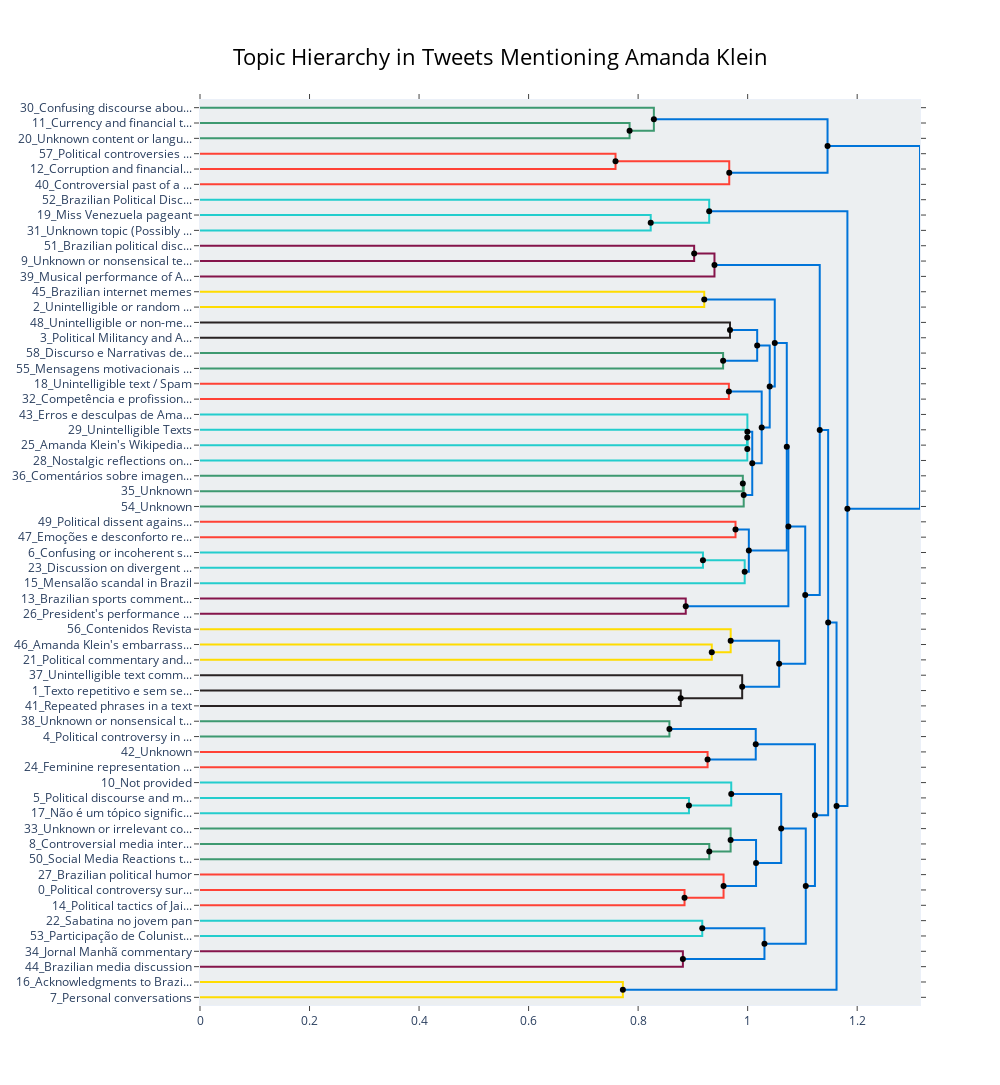

Notebook source saved alongside this figure:
### Code cell
fig3 = topic_model.visualize_hierarchy(
    hierarchical_topics=hierarchical_topics
)

fig3.update_layout(
    title_text="Topic Hierarchy in Tweets Mentioning Amanda Klein"
)

fig3.show()

### Figure 1 — Plotly figure (JSON) as saved in the notebook; plotly's stock layout.template omitted (floating-point values rounded to 4 significant figures)
{"data": [{"hoverinfo": "text", "marker": {"color": "rgb(61,153,112)"}, "mode": "lines", "text": ["Currency and financial topics", "", "", "Unknown content or language"], "type": "scatter", "x": [0.0, 0.7844, 0.7844, 0.0], "xaxis": "x", "y": [-15.0, -15.0, -25.0, -25.0], "yaxis": "y"}, {"hoverinfo": "text", "marker": {"color": "rgb(61,153,112)"}, "mode": "lines", "text": ["Confusing discourse about money", "", "", "Current currency and financial discussions in Brazil"], "type": "scatter", "x": [0.0, 0.8287, 0.8287, 0.7844], "xaxis": "x", "y": [-5.0, -5.0, -20.0, -20.0], "yaxis": "y"}, {"hoverinfo": "text", "marker": {"color": "rgb(255,65,54)"}, "mode": "lines", "text": ["Political controversies in Brazil", "", "", "Corruption and financial scandals in Brazilian politics"], "type": "scatter", "x": [0.0, 0.7587, 0.7587, 0.0], "xaxis": "x", "y": [-35.0, -35.0, -45.0, -45.0], "yaxis": "y"}, {"hoverinfo": "text", "marker": {"color": "rgb(255,65,54)"}, "mode": "lines", "text": ["Corruption and political scandals in Brazil", "", "", "Controversial past of a politician"], "type": "scatter", "x": [0.7587, 0.9664, 0.9664, 0.0], "xaxis": "x", "y": [-40.0, -40.0, -55.0, -55.0], "yaxis": "y"}, {"hoverinfo": "text", "marker": {"color": "rgb(0,116,217)"}, "mode": "lines", "text": ["Dinheiro e finanças pessoais", "", "", "Controversial past of a politician"], "type": "scatter", "x": [0.8287, 1.146, 1.146, 0.9664], "xaxis": "x", "y": [-12.5, -12.5, -47.5, -47.5], "yaxis": "y"}, {"hoverinfo": "text", "marker": {"color": "rgb(35,205,205)"}, "mode": "lines", "text": ["Miss Venezuela pageant", "", "", "Unknown topic (Possibly gibberish or code)"], "type": "scatter", "x": [0.0, 0.823, 0.823, 0.0], "xaxis": "x", "y": [-75.0, -75.0, -85.0, -85.0], "yaxis": "y"}, {"hoverinfo": "text", "marker": {"color": "rgb(35,205,205)"}, "mode": "lines", "text": ["Brazilian Political Discourse", "", "", "Pop culture references and memes"], "type": "scatter", "x": [0.0, 0.9298, 0.9298, 0.823], "xaxis": "x", "y": [-65.0, -65.0, -80.0, -80.0], "yaxis": "y"}, {"hoverinfo": "text", "marker": {"color": "rgb(133,20,75)"}, "mode": "lines", "text": ["Brazilian political discourse", "", "", "Unknown or nonsensical texts"], "type": "scatter", "x": [0.0, 0.9023, 0.9023, 0.0], "xaxis": "x", "y": [-95.0, -95.0, -105.0, -105.0], "yaxis": "y"}, {"hoverinfo": "text", "marker": {"color": "rgb(133,20,75)"}, "mode": "lines", "text": ["Unknown/ Not applicable", "", "", "Musical performance of Amanda Klein"], "type": "scatter", "x": [0.9023, 0.9394, 0.9394, 0.0], "xaxis": "x", "y": [-100.0, -100.0, -115.0, -115.0], "yaxis": "y"}, {"hoverinfo": "text", "marker": {"color": "rgb(255,220,0)"}, "mode": "lines", "text": ["Brazilian internet memes", "", "", "Unintelligible or random text patterns"], "type": "scatter", "x": [0.0, 0.9207, 0.9207, 0.0], "xaxis": "x", "y": [-125.0, -125.0, -135.0, -135.0], "yaxis": "y"}, {"hoverinfo": "text", "marker": {"color": "rgb(40,35,35)"}, "mode": "lines", "text": ["Unintelligible or non-meaningful texts", "", "", "Political Militancy and Activism"], "type": "scatter", "x": [0.0, 0.9678, 0.9678, 0.0], "xaxis": "x", "y": [-145.0, -145.0, -155.0, -155.0], "yaxis": "y"}, {"hoverinfo": "text", "marker": {"color": "rgb(61,153,112)"}, "mode": "lines", "text": ["Discurso e Narrativas de Esquerda", "", "", "Mensagens motivacionais em português"], "type": "scatter", "x": [0.0, 0.9552, 0.9552, 0.0], "xaxis": "x", "y": [-165.0, -165.0, -175.0, -175.0], "yaxis": "y"}, {"hoverinfo": "text", "marker": {"color": "rgb(0,116,217)"}, "mode": "lines", "text": ["Discurso e Narrativas de Esquerda", "", "", "Mensagens motivacionais em português"], "type": "scatter", "x": [0.9678, 1.017, 1.017, 0.9552], "xaxis": "x", "y": [-150.0, -150.0, -170.0, -170.0], "yaxis": "y"}, {"hoverinfo": "text", "marker": {"color": "rgb(255,65,54)"}, "mode": "lines", "text": ["Unintelligible text / Spam", "", "", "Competência e profissionalismo no jornalismo"], "type": "scatter", "x": [0.0, 0.9657, 0.9657, 0.0], "xaxis": "x", "y": [-185.0, -185.0, -195.0, -195.0], "yaxis": "y"}, {"hoverinfo": "text", "marker": {"color": "rgb(35,205,205)"}, "mode": "lines", "text": ["Unintelligible Texts", "", "", "Amanda Klein's Wikipedia and media presence"], "type": "scatter", "x": [0.0, 0.9993, 0.9993, 0.0], "xaxis": "x", "y": [-215.0, -215.0, -225.0, -225.0], "yaxis": "y"}, {"hoverinfo": "text", "marker": {"color": "rgb(35,205,205)"}, "mode": "lines", "text": ["Unintelligible Texts", "", "", "Nostalgic reflections on meals"], "type": "scatter", "x": [0.9993, 0.9994, 0.9994, 0.0], "xaxis": "x", "y": [-220.0, -220.0, -235.0, -235.0], "yaxis": "y"}, {"hoverinfo": "text", "marker": {"color": "rgb(35,205,205)"}, "mode": "lines", "text": ["Erros e desculpas de Amanda Klein", "", "", "Nostalgic reflections on meals"], "type": "scatter", "x": [0.0, 0.9995, 0.9995, 0.9994], "xaxis": "x", "y": [-205.0, -205.0, -227.5, -227.5], "yaxis": "y"}, {"hoverinfo": "text", "marker": {"color": "rgb(61,153,112)"}, "mode": "lines", "text": ["Comentários sobre imagens da Jovem Pan", "", "", "Unknown"], "type": "scatter", "x": [0.0, 0.9912, 0.9912, 0.0], "xaxis": "x", "y": [-245.0, -245.0, -255.0, -255.0], "yaxis": "y"}, {"hoverinfo": "text", "marker": {"color": "rgb(61,153,112)"}, "mode": "lines", "text": ["Comentários sobre imagens da Jovem Pan", "", "", "Unknown"], "type": "scatter", "x": [0.9912, 0.9928, 0.9928, 0.0], "xaxis": "x", "y": [-250.0, -250.0, -265.0, -265.0], "yaxis": "y"}, {"hoverinfo": "text", "marker": {"color": "rgb(0,116,217)"}, "mode": "lines", "text": ["Comentários sobre imagens da Jovem Pan", "", "", "Unknown"], "type": "scatter", "x": [0.9995, 1.008, 1.008, 0.9928], "xaxis": "x", "y": [-216.2, -216.2, -257.5, -257.5], "yaxis": "y"}, {"hoverinfo": "text", "marker": {"color": "rgb(0,116,217)"}, "mode": "lines", "text": ["Comentários sobre imagens da Jovem Pan", "", "", "Unknown"], "type": "scatter", "x": [0.9657, 1.026, 1.026, 1.008], "xaxis": "x", "y": [-190.0, -190.0, -236.9, -236.9], "yaxis": "y"}, {"hoverinfo": "text", "marker": {"color": "rgb(0,116,217)"}, "mode": "lines", "text": ["Comentários sobre imagens da Jovem Pan", "", "", "Unknown"], "type": "scatter", "x": [1.017, 1.04, 1.04, 1.026], "xaxis": "x", "y": [-160.0, -160.0, -213.4, -213.4], "yaxis": "y"}, {"hoverinfo": "text", "marker": {"color": "rgb(0,116,217)"}, "mode": "lines", "text": ["Comentários sobre imagens da Jovem Pan", "", "", "Unknown"], "type": "scatter", "x": [0.9207, 1.05, 1.05, 1.04], "xaxis": "x", "y": [-130.0, -130.0, -186.7, -186.7], "yaxis": "y"}, {"hoverinfo": "text", "marker": {"color": "rgb(255,65,54)"}, "mode": "lines", "text": ["Political dissent against dictatorship", "", "", "Emoções e desconforto relacionadas a Amanda Klein"], "type": "scatter", "x": [0.0, 0.9778, 0.9778, 0.0], "xaxis": "x", "y": [-275.0, -275.0, -285.0, -285.0], "yaxis": "y"}, {"hoverinfo": "text", "marker": {"color": "rgb(35,205,205)"}, "mode": "lines", "text": ["Confusing or incoherent statements in Portuguese text", "", "", "Discussion on divergent opinions"], "type": "scatter", "x": [0.0, 0.9184, 0.9184, 0.0], "xaxis": "x", "y": [-295.0, -295.0, -305.0, -305.0], "yaxis": "y"}, {"hoverinfo": "text", "marker": {"color": "rgb(35,205,205)"}, "mode": "lines", "text": ["Confusing or incoherent statements in Portuguese text", "", "", "Mensalão scandal in Brazil"], "type": "scatter", "x": [0.9184, 0.9946, 0.9946, 0.0], "xaxis": "x", "y": [-300.0, -300.0, -315.0, -315.0], "yaxis": "y"}, {"hoverinfo": "text", "marker": {"color": "rgb(0,116,217)"}, "mode": "lines", "text": ["Confusing or incoherent statements in Portuguese text", "", "", "Mensalão scandal in Brazil"], "type": "scatter", "x": [0.9778, 1.002, 1.002, 0.9946], "xaxis": "x", "y": [-280.0, -280.0, -307.5, -307.5], "yaxis": "y"}, {"hoverinfo": "text", "marker": {"color": "rgb(0,116,217)"}, "mode": "lines", "text": ["Confusing or incoherent statements in Portuguese text", "", "", "Mensalão scandal in Brazil"], "type": "scatter", "x": [1.05, 1.071, 1.071, 1.002], "xaxis": "x", "y": [-158.4, -158.4, -293.8, -293.8], "yaxis": "y"}, {"hoverinfo": "text", "marker": {"color": "rgb(133,20,75)"}, "mode": "lines", "text": ["Brazilian sports commentary (Football/Soccer)", "", "", "President's performance overview"], "type": "scatter", "x": [0.0, 0.887, 0.887, 0.0], "xaxis": "x", "y": [-325.0, -325.0, -335.0, -335.0], "yaxis": "y"}, {"hoverinfo": "text", "marker": {"color": "rgb(0,116,217)"}, "mode": "lines", "text": ["Brazilian sports commentary (Football/Soccer)", "", "", "Tariciso show topics and discussions"], "type": "scatter", "x": [1.071, 1.074, 1.074, 0.887], "xaxis": "x", "y": [-226.1, -226.1, -330.0, -330.0], "yaxis": "y"}, {"hoverinfo": "text", "marker": {"color": "rgb(255,220,0)"}, "mode": "lines", "text": ["Amanda Klein's embarrassing moments", "", "", "Political commentary and analysis"], "type": "scatter", "x": [0.0, 0.9345, 0.9345, 0.0], "xaxis": "x", "y": [-355.0, -355.0, -365.0, -365.0], "yaxis": "y"}, {"hoverinfo": "text", "marker": {"color": "rgb(255,220,0)"}, "mode": "lines", "text": ["Contenidos Revista", "", "", "Political commentary and analysis"], "type": "scatter", "x": [0.0, 0.969, 0.969, 0.9345], "xaxis": "x", "y": [-345.0, -345.0, -360.0, -360.0], "yaxis": "y"}, {"hoverinfo": "text", "marker": {"color": "rgb(40,35,35)"}, "mode": "lines", "text": ["Texto repetitivo e sem sentido", "", "", "Repeated phrases in a text"], "type": "scatter", "x": [0.0, 0.8778, 0.8778, 0.0], "xaxis": "x", "y": [-385.0, -385.0, -395.0, -395.0], "yaxis": "y"}, {"hoverinfo": "text", "marker": {"color": "rgb(40,35,35)"}, "mode": "lines", "text": ["Unintelligible text communication", "", "", "Social media discourse in Brazilian pop culture"], "type": "scatter", "x": [0.0, 0.99, 0.99, 0.8778], "xaxis": "x", "y": [-375.0, -375.0, -390.0, -390.0], "yaxis": "y"}, {"hoverinfo": "text", "marker": {"color": "rgb(0,116,217)"}, "mode": "lines", "text": ["Unintelligible text communication", "", "", "Social media discourse in Brazilian pop culture"], "type": "scatter", "x": [0.969, 1.057, 1.057, 0.99], "xaxis": "x", "y": [-352.5, -352.5, -382.5, -382.5], "yaxis": "y"}, {"hoverinfo": "text", "marker": {"color": "rgb(0,116,217)"}, "mode": "lines", "text": ["Unintelligible text communication", "", "", "Social media discourse in Brazilian pop culture"], "type": "scatter", "x": [1.074, 1.105, 1.105, 1.057], "xaxis": "x", "y": [-278.0, -278.0, -367.5, -367.5], "yaxis": "y"}, {"hoverinfo": "text", "marker": {"color": "rgb(0,116,217)"}, "mode": "lines", "text": ["Not applicable (text is nonsensical and does not form a coherent topic)", "", "", "Social media discourse in Brazilian pop culture"], "type": "scatter", "x": [0.9394, 1.132, 1.132, 1.105], "xaxis": "x", "y": [-107.5, -107.5, -322.8, -322.8], "yaxis": "y"}, {"hoverinfo": "text", "marker": {"color": "rgb(61,153,112)"}, "mode": "lines", "text": ["Unknown or nonsensical texts", "", "", "Political controversy in Brazil"], "type": "scatter", "x": [0.0, 0.8572, 0.8572, 0.0], "xaxis": "x", "y": [-405.0, -405.0, -415.0, -415.0], "yaxis": "y"}, {"hoverinfo": "text", "marker": {"color": "rgb(255,65,54)"}, "mode": "lines", "text": ["Unknown", "", "", "Feminine representation in politics"], "type": "scatter", "x": [0.0, 0.9268, 0.9268, 0.0], "xaxis": "x", "y": [-425.0, -425.0, -435.0, -435.0], "yaxis": "y"}, {"hoverinfo": "text", "marker": {"color": "rgb(0,116,217)"}, "mode": "lines", "text": ["Media controversies in Brazil", "", "", "Feminine representation in politics"], "type": "scatter", "x": [0.8572, 1.015, 1.015, 0.9268], "xaxis": "x", "y": [-410.0, -410.0, -430.0, -430.0], "yaxis": "y"}, {"hoverinfo": "text", "marker": {"color": "rgb(35,205,205)"}, "mode": "lines", "text": ["Political discourse and media in Brazil", "", "", "Não é um tópico significativo (significa que o texto não se relaciona a"], "type": "scatter", "x": [0.0, 0.8928, 0.8928, 0.0], "xaxis": "x", "y": [-455.0, -455.0, -465.0, -465.0], "yaxis": "y"}, {"hoverinfo": "text", "marker": {"color": "rgb(35,205,205)"}, "mode": "lines", "text": ["Not provided", "", "", "Não é um tópico significativo (significa que o texto não se relaciona a"], "type": "scatter", "x": [0.0, 0.97, 0.97, 0.8928], "xaxis": "x", "y": [-445.0, -445.0, -460.0, -460.0], "yaxis": "y"}, {"hoverinfo": "text", "marker": {"color": "rgb(61,153,112)"}, "mode": "lines", "text": ["Controversial media interview with Bolsonaro", "", "", "Social Media Reactions to Political Figures"], "type": "scatter", "x": [0.0, 0.9299, 0.9299, 0.0], "xaxis": "x", "y": [-485.0, -485.0, -495.0, -495.0], "yaxis": "y"}, {"hoverinfo": "text", "marker": {"color": "rgb(61,153,112)"}, "mode": "lines", "text": ["Unknown or irrelevant content", "", "", "Social Media Reactions to Political Figures"], "type": "scatter", "x": [0.0, 0.9689, 0.9689, 0.9299], "xaxis": "x", "y": [-475.0, -475.0, -490.0, -490.0], "yaxis": "y"}, {"hoverinfo": "text", "marker": {"color": "rgb(255,65,54)"}, "mode": "lines", "text": ["Political controversy surrounding Bolsonaro", "", "", "Political tactics of Jair Bolsonaro"], "type": "scatter", "x": [0.0, 0.8848, 0.8848, 0.0], "xaxis": "x", "y": [-515.0, -515.0, -525.0, -525.0], "yaxis": "y"}, {"hoverinfo": "text", "marker": {"color": "rgb(255,65,54)"}, "mode": "lines", "text": ["Brazilian political humor", "", "", "Political tactics of Jair Bolsonaro"], "type": "scatter", "x": [0.0, 0.956, 0.956, 0.8848], "xaxis": "x", "y": [-505.0, -505.0, -520.0, -520.0], "yaxis": "y"}, {"hoverinfo": "text", "marker": {"color": "rgb(0,116,217)"}, "mode": "lines", "text": ["Brazilian political humor", "", "", "Political tactics of Jair Bolsonaro"], "type": "scatter", "x": [0.9689, 1.015, 1.015, 0.956], "xaxis": "x", "y": [-482.5, -482.5, -512.5, -512.5], "yaxis": "y"}, {"hoverinfo": "text", "marker": {"color": "rgb(0,116,217)"}, "mode": "lines", "text": ["Brazilian political humor", "", "", "Political tactics of Jair Bolsonaro"], "type": "scatter", "x": [0.97, 1.061, 1.061, 1.015], "xaxis": "x", "y": [-452.5, -452.5, -497.5, -497.5], "yaxis": "y"}, {"hoverinfo": "text", "marker": {"color": "rgb(35,205,205)"}, "mode": "lines", "text": ["Sabatina no jovem pan", "", "", "Participação de Colunistas nas Eleições"], "type": "scatter", "x": [0.0, 0.9171, 0.9171, 0.0], "xaxis": "x", "y": [-535.0, -535.0, -545.0, -545.0], "yaxis": "y"}, {"hoverinfo": "text", "marker": {"color": "rgb(133,20,75)"}, "mode": "lines", "text": ["Jornal Manhã commentary", "", "", "Brazilian media discussion"], "type": "scatter", "x": [0.0, 0.8817, 0.8817, 0.0], "xaxis": "x", "y": [-555.0, -555.0, -565.0, -565.0], "yaxis": "y"}, {"hoverinfo": "text", "marker": {"color": "rgb(0,116,217)"}, "mode": "lines", "text": ["Jornal Manhã commentary", "", "", "Brazilian morning talk shows"], "type": "scatter", "x": [0.9171, 1.031, 1.031, 0.8817], "xaxis": "x", "y": [-540.0, -540.0, -560.0, -560.0], "yaxis": "y"}, {"hoverinfo": "text", "marker": {"color": "rgb(0,116,217)"}, "mode": "lines", "text": ["Jornal Manhã commentary", "", "", "Brazilian morning talk shows"], "type": "scatter", "x": [1.061, 1.106, 1.106, 1.031], "xaxis": "x", "y": [-475.0, -475.0, -550.0, -550.0], "yaxis": "y"}, {"hoverinfo": "text", "marker": {"color": "rgb(0,116,217)"}, "mode": "lines", "text": ["Jornal Manhã commentary", "", "", "Brazilian morning talk shows"], "type": "scatter", "x": [1.015, 1.123, 1.123, 1.106], "xaxis": "x", "y": [-420.0, -420.0, -512.5, -512.5], "yaxis": "y"}, {"hoverinfo": "text", "marker": {"color": "rgb(0,116,217)"}, "mode": "lines", "text": ["Jornal Manhã commentary", "", "", "Brazilian morning talk shows"], "type": "scatter", "x": [1.132, 1.147, 1.147, 1.123], "xaxis": "x", "y": [-215.1, -215.1, -466.2, -466.2], "yaxis": "y"}, {"hoverinfo": "text", "marker": {"color": "rgb(255,220,0)"}, "mode": "lines", "text": ["Acknowledgments to Brazilian Journalists", "", "", "Personal conversations"], "type": "scatter", "x": [0.0, 0.7722, 0.7722, 0.0], "xaxis": "x", "y": [-575.0, -575.0, -585.0, -585.0], "yaxis": "y"}, {"hoverinfo": "text", "marker": {"color": "rgb(0,116,217)"}, "mode": "lines", "text": ["Acknowledgments to Brazilian Journalists", "", "", "Acknowledgements in journalism"], "type": "scatter", "x": [1.147, 1.162, 1.162, 0.7722], "xaxis": "x", "y": [-340.7, -340.7, -580.0, -580.0], "yaxis": "y"}, {"hoverinfo": "text", "marker": {"color": "rgb(0,116,217)"}, "mode": "lines", "text": ["Brazilian television entertainment", "", "", "Acknowledgements in journalism"], "type": "scatter", "x": [0.9298, 1.182, 1.182, 1.162], "xaxis": "x", "y": [-72.5, -72.5, -460.3, -460.3], "yaxis": "y"}, {"hoverinfo": "text", "marker": {"color": "rgb(0,116,217)"}, "mode": "lines", "text": ["Brazilian television entertainment", "", "", "Acknowledgements in journalism"], "type": "scatter", "x": [1.146, 1.315, 1.315, 1.182], "xaxis": "x", "y": [-30.0, -30.0, -266.4, -266.4], "yaxis": "y"}, {"hoverinfo": "text", "hovertext": ["Corruption and political scandals in Brazil", "Dinheiro e finanças pessoais", "Unknown/ Not applicable", "Discurso e Narrativas de Esquerda", "Unintelligible Texts", "Comentários sobre imagens da Jovem Pan", "Comentários sobre imagens da Jovem Pan", "Comentários sobre imagens da Jovem Pan", "Comentários sobre imagens da Jovem Pan", "Comentários sobre imagens da Jovem Pan", "Confusing or incoherent statements in Portuguese text", "Confusing or incoherent statements in Portuguese text", "Confusing or incoherent statements in Portuguese text", "Brazilian sports commentary (Football/Soccer)", "Unintelligible text communication", "Unintelligible text communication", "Not applicable (text is nonsensical and does not form a coherent topic)", "Media controversies in Brazil", "Brazilian political humor", "Brazilian political humor", "Jornal Manhã commentary", "Jornal Manhã commentary", "Jornal Manhã commentary", "Jornal Manhã commentary", "Acknowledgments to Brazilian Journalists", "Brazilian television entertainment", "Brazilian television entertainment"], "marker": {"color": "black"}, "mode": "markers", "showlegend": false, "type": "scatter", "x": [0.7587, 0.8287, 0.9023, 0.9678, 0.9993, 0.9912, 0.9995, 0.9657, 1.017, 0.9207, 0.9184, 0.9778, 1.05, 1.071, 0.969, 1.074, 0.9394, 0.8572, 0.9689, 0.97, 0.9171, 1.061, 1.015, 1.132, 1.147, 0.9298, 1.146], "y": [-40, -12.5, -100, -150, -220, -250, -216.2, -190, -160, -130, -300, -280, -158.4, -226.1, -352.5, -278.0, -107.5, -410, -482.5, -452.5, -540, -475, -420, -215.1, -340.7, -72.5, -30]}, {"hoverinfo": "text", "hovertext": ["Current currency and financial discussions in Brazil", "Controversial past of a politician", "Pop culture references and memes", "Mensagens motivacionais em português", "Nostalgic reflections on meals", "Unknown", "Unknown", "Unknown", "Unknown", "Mensalão scandal in Brazil", "Mensalão scandal in Brazil", "Tariciso show topics and discussions", "Political commentary and analysis", "Social media discourse in Brazilian pop culture", "Social media discourse in Brazilian pop culture", "Social media discourse in Brazilian pop culture", "Social media discourse in Brazilian pop culture", "Feminine representation in politics", "Não é um tópico significativo (significa que o texto não se relaciona a", "Social Media Reactions to Political Figures", "Political tactics of Jair Bolsonaro", "Political tactics of Jair Bolsonaro", "Political tactics of Jair Bolsonaro", "Brazilian morning talk shows", "Brazilian morning talk shows", "Brazilian morning talk shows", "Brazilian morning talk shows", "Acknowledgements in journalism", "Acknowledgements in journalism", "Acknowledgements in journalism"], "marker": {"color": "black"}, "mode": "markers", "showlegend": false, "type": "scatter", "x": [0.7844, 0.9664, 0.823, 0.9552, 0.9994, 0.9928, 1.008, 1.026, 1.04, 0.9946, 1.002, 0.887, 0.9345, 0.8778, 0.99, 1.057, 1.105, 0.9268, 0.8928, 0.9299, 0.8848, 0.956, 1.015, 0.8817, 1.031, 1.106, 1.123, 0.7722, 1.162, 1.182], "y": [-20, -47.5, -80, -170, -227.5, -257.5, -236.9, -213.4, -186.7, -307.5, -293.8, -330, -360, -390, -382.5, -367.5, -322.8, -430, -460, -490, -520, -512.5, -497.5, -560, -550, -512.5, -466.2, -580, -460.3, -266.4]}], "layout": {"autosize": false, "height": 1085, "hoverlabel": {"bgcolor": "white", "font": {"family": "Rockwell", "size": 16}}, "hovermode": "closest", "plot_bgcolor": "#ECEFF1", "showlegend": false, "title": {"font": {"color": "Black", "size": 22}, "text": "Topic Hierarchy in Tweets Mentioning Amanda Klein", "x": 0.5, "xanchor": "center", "yanchor": "top"}, "width": 1000, "xaxis": {"mirror": "allticks", "rangemode": "tozero", "showgrid": false, "showline": true, "showticklabels": true, "ticks": "outside", "type": "linear", "zeroline": false}, "yaxis": {"mirror": "allticks", "range": [-590, 0], "rangemode": "tozero", "showgrid": false, "showline": true, "showticklabels": true, "tickmode": "array", "ticks": "outside", "ticktext": ["30_Confusing discourse abou...", "11_Currency and financial t...", "20_Unknown content or langu...", "57_Political controversies ...", "12_Corruption and financial...", "40_Controversial past of a ...", "52_Brazilian Political Disc...", "19_Miss Venezuela pageant", "31_Unknown topic (Possibly ...", "51_Brazilian political disc...", "9_Unknown or nonsensical te...", "39_Musical performance of A...", "45_Brazilian internet memes", "2_Unintelligible or random ...", "48_Unintelligible or non-me...", "3_Political Militancy and A...", "58_Discurso e Narrativas de...", "55_Mensagens motivacionais ...", "18_Unintelligible text / Spam", "32_Competência e profission...", "43_Erros e desculpas de Ama...", "29_Unintelligible Texts", "25_Amanda Klein's Wikipedia...", "28_Nostalgic reflections on...", "36_Comentários sobre imagen...", "35_Unknown", "54_Unknown", "49_Political dissent agains...", "47_Emoções e desconforto re...", "6_Confusing or incoherent s...", "23_Discussion on divergent ...", "15_Mensalão scandal in Brazil", "13_Brazilian sports comment...", "26_President's performance ...", "56_Contenidos Revista", "46_Amanda Klein's embarrass...", "21_Political commentary and...", "37_Unintelligible text comm...", "1_Texto repetitivo e sem se...", "41_Repeated phrases in a text", "38_Unknown or nonsensical t...", "4_Political controversy in ...", "42_Unknown", "24_Feminine representation ...", "10_Not provided", "5_Political discourse and m...", "17_Não é um tópico signific...", "33_Unknown or irrelevant co...", "8_Controversial media inter...", "50_Social Media Reactions t...", "27_Brazilian political humor", "0_Political controversy sur...", "14_Political tactics of Jai...", "22_Sabatina no jovem pan", "53_Participação de Colunist...", "34_Jornal Manhã commentary", "44_Brazilian media discussion", "16_Acknowledgments to Brazi...", "7_Personal conversations"], "tickvals": [-5, -15, -25, -35, -45, -55, -65, -75, -85, -95, -105, -115, -125, -135, -145, -155, -165, -175, -185, -195, -205, -215, -225, -235, -245, -255, -265, -275, -285, -295, -305, -315, -325, -335, -345, -355, -365, -375, -385, -395, -405, -415, -425, -435, -445, -455, -465, -475, -485, -495, -505, -515, -525, -535, -545, -555, -565, -575, -585], "type": "linear", "zeroline": false}}}
